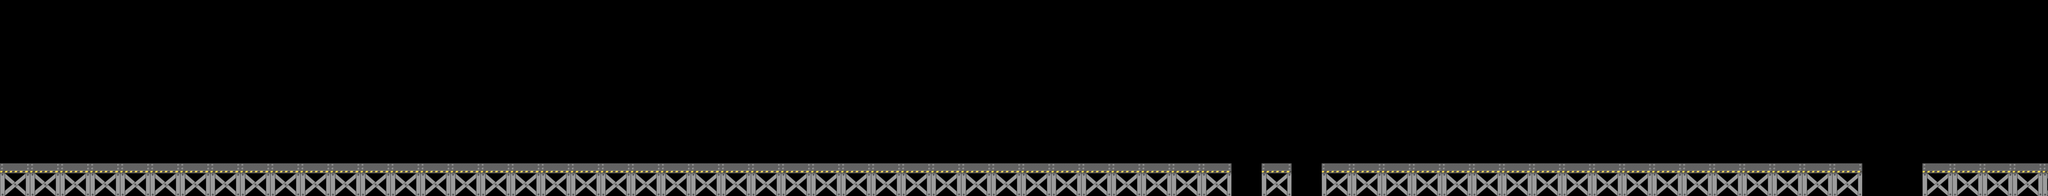

A level layout from a 2D game, rendered from its tile map. Below: a short description, then the map file with tile-grid data replaced by summaries:
An orthogonal 250x24 tile map with 30x30 px tiles, 1 tile layer (background), 13 tilesets and 158 objects.

<map version="1.0" orientation="orthogonal" width="250" height="24" tilewidth="30" tileheight="30">
 <tileset firstgid="1" name="Ob_stage3_object_fixed" tilewidth="94" tileheight="110">
  <image source="Ob_stage3_object_fixed.png" width="94" height="110" />
 </tileset>
 <tileset firstgid="2" name="Ob_stage3-1" tilewidth="120" tileheight="140">
  <image source="Ob_stage3-1.png" width="120" height="140" />
 </tileset>
 <tileset firstgid="3" name="Ob_stage3-2" tilewidth="120" tileheight="225">
  <image source="Ob_stage3-2.png" width="120" height="225" />
 </tileset>
 <tileset firstgid="4" name="Ob_stage3-boss" tilewidth="200" tileheight="200">
  <image source="Ob_stage3-boss.png" width="200" height="220" />
 </tileset>
 <tileset firstgid="5" name="Ig_item_coin" tilewidth="55" tileheight="55">
  <image source="Ig_item_coin.png" width="55" height="55" />
 </tileset>
 <tileset firstgid="6" name="Ig_item_magnet" tilewidth="55" tileheight="55">
  <image source="Ig_item_magnet.png" width="55" height="55" />
 </tileset>
 <tileset firstgid="7" name="Ig_item_run" tilewidth="55" tileheight="55">
  <image source="Ig_item_run.png" width="55" height="55" />
 </tileset>
 <tileset firstgid="8" name="Ig_item_huge" tilewidth="55" tileheight="55">
  <image source="Ig_item_huge.png" width="55" height="55" />
 </tileset>
 <tileset firstgid="9" name="130710_coin_silver" tilewidth="40" tileheight="40">
  <image source="130710_coin_silver.png" width="40" height="40" />
 </tileset>
 <tileset firstgid="10" name="130710_coin_bronze" tilewidth="40" tileheight="40">
  <image source="130710_coin_bronze.png" width="40" height="40" />
 </tileset>
 <tileset firstgid="11" name="130710_coin_gold" tilewidth="40" tileheight="40">
  <image source="130710_coin_gold.png" width="40" height="40" />
 </tileset>
 <tileset firstgid="12" name="stage3_level2" tilewidth="30" tileheight="30">
  <image source="stage3_level2.PNG" width="7500" height="720" />
 </tileset>
 <tileset firstgid="6012" name="floor" tilewidth="30" tileheight="30">
  <image source="floor.png" width="30" height="30" />
 </tileset>
 <layer name="background" width="250" height="24">
  <data>[6000 cells, 6000 non-empty, 6000 distinct tile ids]</data>
 </layer>
 <objectgroup name="mob1" width="250" height="24" opacity="0">
  <object gid="2" x="2840" y="600" />
  <object gid="2" x="3560" y="599" />
  <object gid="2" x="4282" y="600" />
  <object gid="2" x="6484" y="600" />
 </objectgroup>
 <objectgroup name="mob2" width="250" height="24" opacity="0">
  <object gid="3" x="1698" y="598" />
  <object gid="3" x="1837" y="600" />
 </objectgroup>
 <objectgroup name="coin_bronze" width="250" height="24" opacity="0">
  <object gid="10" x="214" y="540" />
  <object gid="10" x="283" y="488" />
  <object gid="10" x="454" y="488" />
  <object gid="10" x="525" y="541" />
  <object gid="10" x="657" y="540" />
  <object gid="10" x="727" y="488" />
  <object gid="10" x="901" y="488" />
  <object gid="10" x="971" y="541" />
  <object gid="10" x="1098" y="540" />
  <object gid="10" x="1169" y="488" />
  <object gid="10" x="1341" y="487" />
  <object gid="10" x="1411" y="541" />
  <object gid="10" x="1545" y="541" />
  <object gid="10" x="1617" y="488" />
  <object gid="10" x="2011" y="488" />
  <object gid="10" x="2081" y="538" />
  <object gid="10" x="2163" y="540" />
  <object gid="10" x="2242" y="540" />
  <object gid="10" x="2325" y="540" />
  <object gid="10" x="2403" y="542" />
  <object gid="10" x="2486" y="540" />
  <object gid="10" x="2568" y="540" />
  <object gid="10" x="2647" y="539" />
  <object gid="10" x="2722" y="540" />
  <object gid="10" x="2804" y="539" />
  <object gid="10" x="2726" y="462" />
  <object gid="10" x="2796" y="409" />
  <object gid="10" x="4883" y="540" />
  <object gid="10" x="4965" y="540" />
  <object gid="10" x="5043" y="541" />
  <object gid="10" x="5122" y="537" />
  <object gid="10" x="5201" y="540" />
  <object gid="10" x="5283" y="540" />
  <object gid="10" x="5365" y="538" />
  <object gid="10" x="5444" y="541" />
  <object gid="10" x="5524" y="541" />
  <object gid="10" x="5603" y="541" />
  <object gid="10" x="5686" y="539" />
  <object gid="10" x="5765" y="541" />
  <object gid="10" x="5843" y="540" />
  <object gid="10" x="5924" y="540" />
  <object gid="10" x="6006" y="539" />
  <object gid="10" x="6083" y="540" />
 </objectgroup>
 <objectgroup name="con_silver" width="250" height="24" opacity="0">
  <object gid="9" x="369" y="471" />
  <object gid="9" x="812" y="471" />
  <object gid="9" x="1254" y="471" />
  <object gid="9" x="2883" y="389" />
  <object gid="9" x="2969" y="406" />
  <object gid="9" x="2963" y="542" />
  <object gid="9" x="3038" y="462" />
  <object gid="9" x="3045" y="539" />
  <object gid="9" x="3124" y="542" />
  <object gid="9" x="3205" y="540" />
  <object gid="9" x="3282" y="541" />
  <object gid="9" x="3364" y="541" />
  <object gid="9" x="3445" y="541" />
  <object gid="9" x="3523" y="540" />
  <object gid="9" x="3448" y="458" />
  <object gid="9" x="3518" y="410" />
  <object gid="9" x="4884" y="461" />
  <object gid="9" x="4964" y="460" />
  <object gid="9" x="5043" y="460" />
  <object gid="9" x="5125" y="460" />
  <object gid="9" x="5204" y="460" />
  <object gid="9" x="5284" y="461" />
  <object gid="9" x="5365" y="460" />
  <object gid="9" x="5444" y="462" />
  <object gid="9" x="5522" y="457" />
  <object gid="9" x="5602" y="462" />
  <object gid="9" x="5685" y="461" />
  <object gid="9" x="5763" y="460" />
  <object gid="9" x="5845" y="461" />
  <object gid="9" x="5923" y="460" />
  <object gid="9" x="6003" y="460" />
  <object gid="9" x="6083" y="460" />
  <object gid="9" x="6165" y="460" />
  <object gid="9" x="6242" y="461" />
  <object gid="9" x="6322" y="459" />
  <object gid="9" x="6404" y="461" />
 </objectgroup>
 <objectgroup name="coin_gold" width="250" height="24" opacity="0">
  <object gid="11" x="3603" y="389" />
  <object gid="11" x="3690" y="408" />
  <object gid="11" x="3760" y="459" />
  <object gid="11" x="3683" y="540" />
  <object gid="11" x="3763" y="539" />
  <object gid="11" x="3844" y="541" />
  <object gid="11" x="3925" y="542" />
  <object gid="11" x="4005" y="540" />
  <object gid="11" x="4084" y="542" />
  <object gid="11" x="4167" y="459" />
  <object gid="11" x="4238" y="407" />
  <object gid="11" x="4164" y="541" />
  <object gid="11" x="4245" y="542" />
  <object gid="11" x="4408" y="407" />
  <object gid="11" x="4479" y="462" />
  <object gid="11" x="4403" y="541" />
  <object gid="11" x="4484" y="539" />
  <object gid="11" x="4564" y="541" />
  <object gid="11" x="4645" y="541" />
  <object gid="11" x="4724" y="541" />
  <object gid="11" x="4804" y="542" />
  <object gid="11" x="4882" y="376" />
  <object gid="11" x="4964" y="376" />
  <object gid="11" x="5044" y="376" />
  <object gid="11" x="5124" y="377" />
  <object gid="11" x="5204" y="375" />
  <object gid="11" x="5282" y="376" />
  <object gid="11" x="5364" y="376" />
  <object gid="11" x="5443" y="376" />
  <object gid="11" x="5526" y="374" />
  <object gid="11" x="5605" y="376" />
  <object gid="11" x="5685" y="376" />
  <object gid="11" x="5764" y="374" />
  <object gid="11" x="5845" y="376" />
  <object gid="11" x="5924" y="377" />
  <object gid="11" x="6006" y="375" />
  <object gid="11" x="6085" y="378" />
  </objectgroup>
 <objectgroup name="object" width="250" height="24" opacity="0.01">
  <!-- 5 objects omitted --></objectgroup>
 <objectgroup name="floor" width="250" height="24" opacity="0">
  <!-- 18 objects omitted --></objectgroup>
 <objectgroup name="item_magnet" width="250" height="24" opacity="0.01">
  <!-- 1 objects omitted --></objectgroup>
 <objectgroup name="item_run" width="250" height="24" opacity="0.01" />
 <objectgroup name="item_coin" width="250" height="24" opacity="0" />
 <objectgroup name="item_huge" width="250" height="24" opacity="0" />
</map>
<!-- 36 of 158 objects omitted -->
